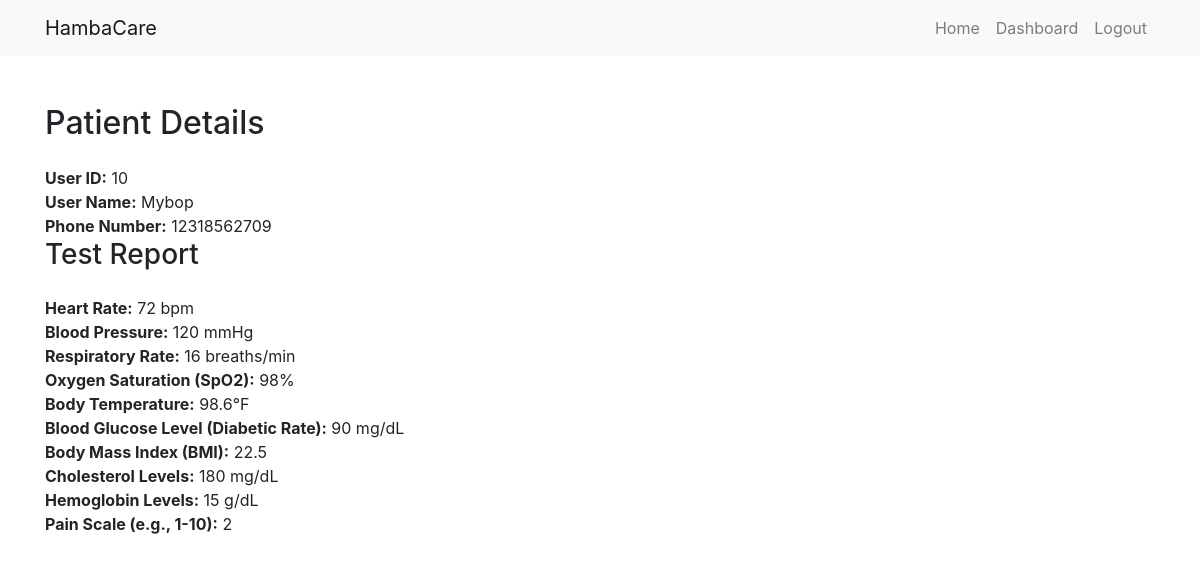
/patientdetails.php?user_id=10 (signed in), run on the app's committed database.
### tables this page shows
CREATE TABLE `user` (
  `user_id` int(11) NOT NULL,
  `user_name` varchar(30) NOT NULL,
  `user_phone` varchar(20) NOT NULL,
  `user_password` varchar(200) NOT NULL,
  `user_role` varchar(20) NOT NULL
);

CREATE TABLE `report` (
  `patient_id` int(11) NOT NULL,
  `heart_rate` varchar(3) NOT NULL,
  `blood_pressure` varchar(3) NOT NULL,
  `respiratory_rate` varchar(10) NOT NULL,
  `oxygen_saturation` varchar(10) NOT NULL,
  `body_temperature` varchar(10) NOT NULL,
  `glucose_level` varchar(10) NOT NULL,
  `bmi` varchar(10) NOT NULL,
  `cholesterol_level` varchar(10) NOT NULL,
  `hemoglobin_level` varchar(10) NOT NULL,
  `pain_scale` varchar(10) NOT NULL
);

### db/config.php (called while the page is built)
<?php
return [
    'hostname' => 'localhost',
    'username' => 'root',
    'password' => '',
    'dbname'   => 'patient_management_system'
];

### db/db.php (called while the page is built, shortened)
<?php
class Database
{
    private $hostname;
    private $username;
    private $password;
    private $dbname;
    public function __construct()
    {
        $config = include("./db/config.php");
        $this->username = $config["username"];
        $this->hostname = $config["hostname"];
        $this->password = $config["password"];
        $this->dbname = $config["dbname"];
    }
    public function createConnection()
    {
        try {
            $this->conn = new mysqli($this->hostname, $this->username, $this->password, $this->dbname);
            return $this->conn;
        } catch (\Throwable $th) {
            echo ($th);
        }
    }
}

### classes/class.user.php (called while the page is built, shortened)
<?php
include_once("./db/db.php");
class User
{
    private $conn;
    public function __construct()
    {
        $db = new Database();
        $this->conn = $db->createConnection();
    }
    public function fetchUserById($user_id)
    {
        $sql = "SELECT * FROM user WHERE user_id=?";
        try {
            $stmt = $this->conn->prepare($sql);
            $stmt->bind_param("i", $user_id);
            $stmt->execute();
            $result = $stmt->get_result();
            if ($result->num_rows > 0) {
                return $result->fetch_all(MYSQLI_ASSOC);
            }
        } catch (\Throwable $th) {
            echo ($th);
        }
    }
}

### classes/class.patient.php (called while the page is built, shortened)
<?php
include_once("./db/db.php");
include_once("./classes/class.user.php");
class Patient
{
    private $conn;
    public function __construct()
    {
        $db = new Database();
        $this->conn = $db->createConnection();
    }
    public function fetchReportbyId($patientId)
    {
        $sql = "SELECT * FROM report WHERE patient_id=?";
        try {
            $stmt = $this->conn->prepare($sql);
            $stmt->bind_param("i", $patientId);
            $stmt->execute();
            $result = $stmt->get_result();
            if ($result->num_rows > 0) {
                return $result->fetch_all(MYSQLI_ASSOC);
            } else {
                echo ("no test report.");
            }
        } catch (\Throwable $th) {
            echo ($th);
        }
    }
}

### patientdetails.php (the view)
<?php include("./includes/header.php");
include("./classes/class.user.php");
include("./classes/class.patient.php");
$userObj = new User();
$user = $userObj->fetchUserById($_GET['user_id']);
$patientObj = new Patient();
$report = $patientObj->fetchReportbyId($user[0]['user_id']);
?>
<div class="container mt-5">
    <div class="patient-details">
        <h2 class="mb-4">Patient Details</h2>
        <div class="detail-item">
            <strong>User ID:</strong>
            <span><?php echo ($user[0]['user_id']) ?></span>
        </div>
        <div class="detail-item">
            <strong>User Name:</strong>
            <span><?php echo ($user[0]['user_name']) ?></span>
        </div>
        <div class="detail-item">
            <strong>Phone Number:</strong>
            <span><?php echo ($user[0]['user_phone']) ?></span>
        </div>
    </div>
    <div class="test-report">
        <h3 class="mb-4">Test Report</h3>
        <div class="detail-item">
            <strong>Heart Rate:</strong>
            <span><?php echo ($report[0]['heart_rate']) ?> bpm</span>
        </div>
        <div class="detail-item">
            <strong>Blood Pressure:</strong>
            <span><?php echo ($report[0]['blood_pressure']) ?> mmHg</span>
        </div>
        <div class="detail-item">
            <strong>Respiratory Rate:</strong>
            <span><?php echo ($report[0]['respiratory_rate']) ?> breaths/min</span>
        </div>
        <div class="detail-item">
            <strong>Oxygen Saturation (SpO2):</strong>
            <span><?php echo ($report[0]['oxygen_saturation']) ?>%</span>
        </div>
        <div class="detail-item">
            <strong>Body Temperature:</strong>
            <span><?php echo ($report[0]['body_temperature']) ?>°F</span>
        </div>
        <div class="detail-item">
            <strong>Blood Glucose Level (Diabetic Rate):</strong>
            <span><?php echo ($report[0]['glucose_level']) ?> mg/dL</span>
        </div>
        <div class="detail-item">
            <strong>Body Mass Index (BMI):</strong>
            <span><?php echo ($report[0]['bmi']) ?></span>
        </div>
        <div class="detail-item">
            <strong>Cholesterol Levels:</strong>
            <span><?php echo ($report[0]['cholesterol_level']) ?> mg/dL</span>
        </div>
        <div class="detail-item">
            <strong>Hemoglobin Levels:</strong>
            <span><?php echo ($report[0]['hemoglobin_level']) ?> g/dL</span>
        </div>
        <div class="detail-item">
            <strong>Pain Scale (e.g., 1-10):</strong>
            <span><?php echo ($report[0]['pain_scale']) ?></span>
        </div>
    </div>
</div>
<?php include("./includes/footer.php") ?>

### data on the page
user: user_id "10", user_name "Mybop", user_phone "12318562709"
report: heart_rate "72", blood_pressure "120", respiratory_rate "16", oxygen_saturation "98", body_temperature "98.6", glucose_level "90", bmi "22.5", cholesterol_level "180", hemoglobin_level "15", pain_scale "2"

### other printed values
$links['text'] "Home"
$links['text'] "Dashboard"
$links['text'] "Logout"
